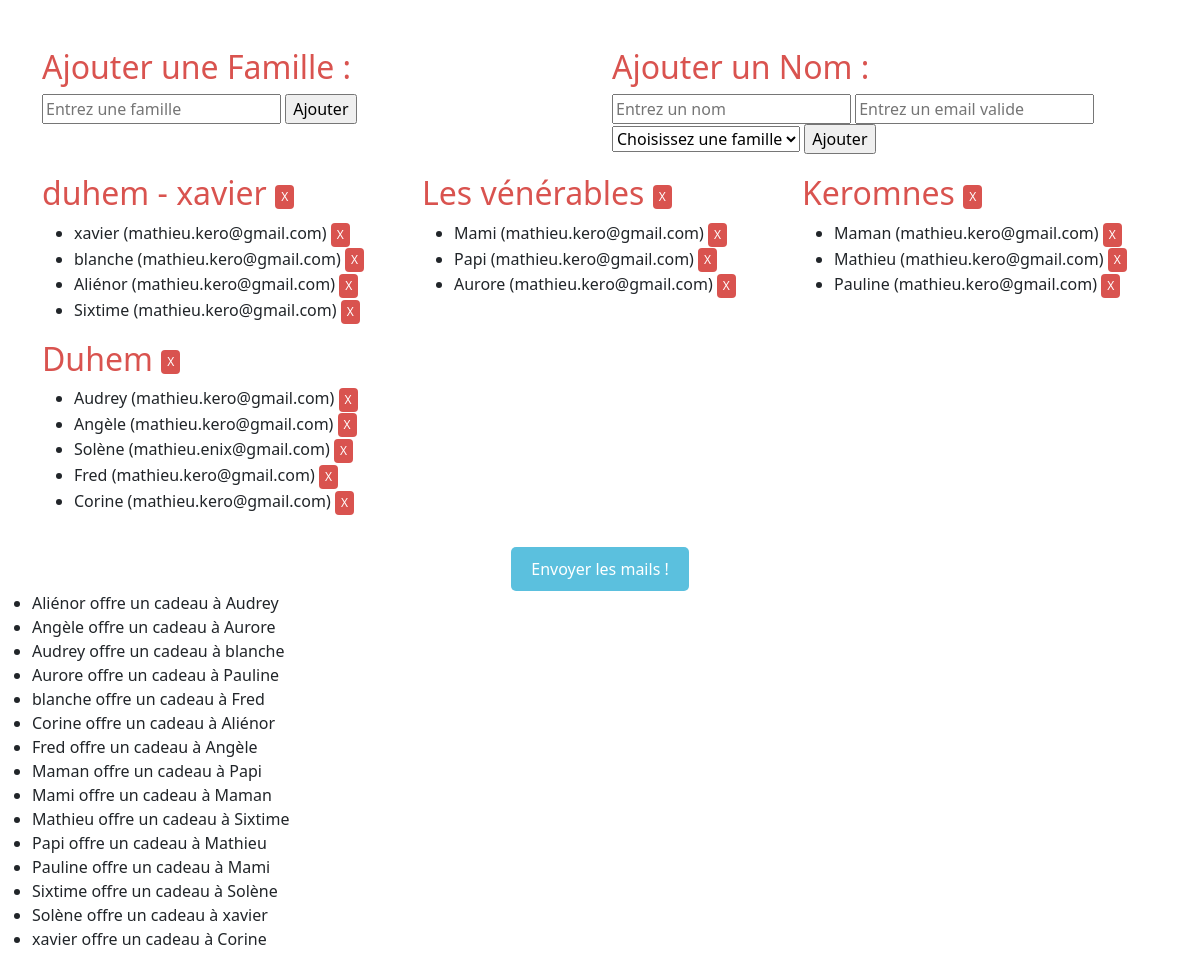
The page / on the database its author committed.
### tables this page shows
CREATE TABLE `famille` (
  `id_famille` int(11) NOT NULL,
  `nom_famille` varchar(50) NOT NULL
);

CREATE TABLE `personne` (
  `id_personne` int(11) NOT NULL,
  `nom` varchar(50) NOT NULL,
  `id_famille` int(11) DEFAULT NULL,
  `email` varchar(300) NOT NULL
);

CREATE TABLE `relation_secret_santa` (
  `id_relation` int(11) NOT NULL,
  `id_giver` varchar(100) DEFAULT NULL,
  `id_receiver` varchar(100) DEFAULT NULL
);

### index.php (the view, shortened to what this page needs)
<?php
    require_once 'conn1.php';
?>
<!DOCTYPE html>
<html>
<head>
    <link href="https://cdn.jsdelivr.net/npm/bootstrap@5.0.2/dist/css/bootstrap.min.css" rel="stylesheet">
    <link rel="stylesheet" type="text/css" href="style.css">
</head>
<body>
<div class="container mt-5">
    <div class="row">
        <div class="col">
            <h2>Ajouter une Famille :</h2>
            <form method="post" action="<?php echo htmlspecialchars($_SERVER["PHP_SELF"]); ?>">
                <input type="text" name="new_family" placeholder="Entrez une famille" required>
                <input type="submit" value="Ajouter">
            </form>
        </div>
        <div class="col">
            <h2>Ajouter un Nom :</h2>
            <form method="post" action="<?php echo htmlspecialchars($_SERVER["PHP_SELF"]); ?>">
                <input type="text" name="new_name" placeholder="Entrez un nom" required>
                <input type="text" name="new_email" placeholder="Entrez un email valide" required>
                <select name="selected_family" required>
                    <option value="" disabled selected>Choisissez une famille</option>
                </select>
                <?php
                $sql_check_families = "SELECT COUNT(*) as count FROM famille";
                $result_check_families = $conn->query($sql_check_families);
                $row_check_families = $result_check_families->fetch_assoc();
                $count_families = $row_check_families['count'];
                if ($count_families > 0) {
                    echo '<input type="submit" value="Ajouter">';
                } else {
                    echo '<input type="submit" value="Ajouter" disabled>';
                }
                ?>
            </form>
        </div>
    </div>
    <div class="row">
    <?php
        $sql_select_families = "SELECT id_famille, nom_famille FROM famille";
        $result_families = $conn->query($sql_select_families);
        while ($row_family = $result_families->fetch_assoc()) {
            echo "<div class=\"col-md-4\">";
            echo "<h2>" . $row_family["nom_famille"] . " <form method='post' action='".htmlspecialchars($_SERVER["PHP_SELF"])."' style='display:inline'><input type='hidden' name='delete_family' value='" . $row_family["nom_famille"] . "'><input type='submit' class='btn delete-button' value='X'></form></h2>";
            $sql_select_names = "SELECT nom, email FROM personne WHERE id_famille = '" . $row_family["id_famille"] . "'";
            $result_names = $conn->query($sql_select_names);
            if ($result_names->num_rows > 0) {
                echo "<ul>";
                while ($row_name = $result_names->fetch_assoc()) {
                    echo ("
                        <li>
                                    " . $row_name["nom"] . " (" . $row_name["email"] .")
                                    <form method='post' action='" . htmlspecialchars($_SERVER["PHP_SELF"]) . "' style='display:inline'>
                                        <input type='hidden' name='delete_name' value='" . $row_name["nom"] . "'>
                                        <input type='submit' class='btn delete-button' value='X'>
                                    </form>
                        </li>
                    ");
                }
                echo "</ul>";
            } else {
                echo "Aucun nom pour le moment.";
            }
            echo "</div>";
        }
    ?>
    </div>
</div>
<div class="container text-center mt-3">
    <form method="post" action="<?php echo htmlspecialchars($_SERVER["PHP_SELF"]); ?>" onsubmit="return confirmSendMail();">
        <button type="submit" name="send_mail" class="send-mail-button">Envoyer les mails !</button>
    </form>
</div>
<?php
try {
    $sql_select_relations = "SELECT id_giver, id_receiver FROM relation_secret_santa";
    $result_relations = $conn->query($sql_select_relations);
    echo '<ul>';
    while ($row_relation = $result_relations->fetch_assoc()) {
        $giver = $row_relation["id_giver"];
        $receiver = $row_relation["id_receiver"];
        echo '<li>' . $giver . ' offre un cadeau à ' . $receiver . '</li>';
    }
    echo '</ul>';
} catch (Exception $e) {
    echo "Erreur : " . $e->getMessage();
}
?>
</body>
</html>

### style.css (style rules this page uses)
body { background-image: url('https://marketplace.canva.com/EAEvYTSUfvA/1/0/1600w/canva-pink-and-green-artsy-feminine-merry-christmas-desktop-wallpaper-vbZWFPGS_rI.jpg'); background-size: cover; background-repeat: no-repeat; background-attachment: fixed; background-position: center center; }
h2 { color: #d9534f; }
.col { margin-bottom: 20px; }
button[name="send_mail"] { background-color: #5bc0de; color: #fff; }
.delete-button { background-color: #d9534f; color: #fff; border: none; padding: 3px 6px; cursor: pointer; font-size: 12px; }
.send-mail-button { background-color: #28a745; color: #fff; border: none; padding: 10px 20px; cursor: pointer; font-size: 16px; border-radius: 5px; }

### rows shown on the page
famille: nom_famille "duhem - xavier"
personne: nom "xavier", email "mathieu.kero@gmail.com"
personne: nom "blanche", email "mathieu.kero@gmail.com"
personne: nom "Aliénor", email "mathieu.kero@gmail.com"
personne: nom "Sixtime", email "mathieu.kero@gmail.com"
famille: nom_famille "Les vénérables"
personne: nom "Mami", email "mathieu.kero@gmail.com"
personne: nom "Papi", email "mathieu.kero@gmail.com"
personne: nom "Aurore", email "mathieu.kero@gmail.com"
famille: nom_famille "Keromnes"
personne: nom "Maman", email "mathieu.kero@gmail.com"
personne: nom "Mathieu", email "mathieu.kero@gmail.com"
personne: nom "Pauline", email "mathieu.kero@gmail.com"
famille: nom_famille "Duhem"
personne: nom "Audrey", email "mathieu.kero@gmail.com"
personne: nom "Angèle", email "mathieu.kero@gmail.com"
personne: nom "Solène", email "mathieu.enix@gmail.com"
personne: nom "Fred", email "mathieu.kero@gmail.com"
personne: nom "Corine", email "mathieu.kero@gmail.com"
relation_secret_santa: id_giver "Aliénor", id_receiver "Audrey"
relation_secret_santa: id_giver "Angèle", id_receiver "Aurore"
relation_secret_santa: id_giver "Audrey", id_receiver "blanche"
relation_secret_santa: id_giver "Aurore", id_receiver "Pauline"
relation_secret_santa: id_giver "blanche", id_receiver "Fred"
relation_secret_santa: id_giver "Corine", id_receiver "Aliénor"
relation_secret_santa: id_giver "Fred", id_receiver "Angèle"
relation_secret_santa: id_giver "Maman", id_receiver "Papi"
relation_secret_santa: id_giver "Mami", id_receiver "Maman"
relation_secret_santa: id_giver "Mathieu", id_receiver "Sixtime"
relation_secret_santa: id_giver "Papi", id_receiver "Mathieu"
relation_secret_santa: id_giver "Pauline", id_receiver "Mami"
relation_secret_santa: id_giver "Sixtime", id_receiver "Solène"
relation_secret_santa: id_giver "Solène", id_receiver "xavier"
relation_secret_santa: id_giver "xavier", id_receiver "Corine"
